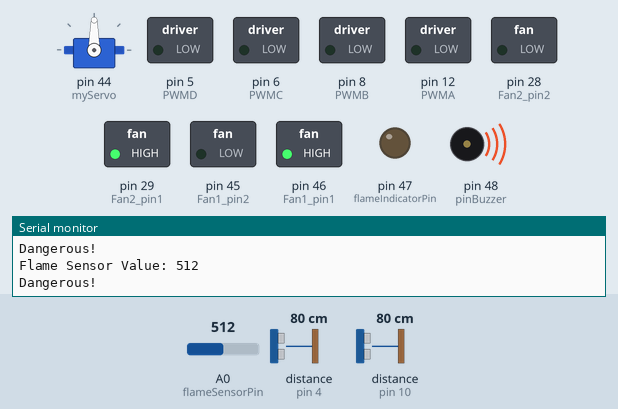
Simulated run of this sketch. Board: Arduino Mega 2560, built with avr-gcc and run on an emulated ATmega2560. On the bench: servo, switched loads named in the sketch (green lamp = pin HIGH), output pins drawn as LEDs (lit = HIGH), buzzer (waves = sounding, pin HIGH), the last lines printed to the serial monitor. Dashed ring = blinking. The inputs (shaded band) are chosen by the test bench; at power-on: A0 (flameSensorPin) = 512, distance to the obstacle (sensors on pin 4, pin 10) 80 cm. The echo pulse lasts 58.3 µs per cm; random numbers use the default seed unless the sketch sets one; pins used as bus, display or sensor lines are not drawn.

Above: at 2.8 s.
2.9 s: A0 (flameSensorPin) set to 889
4.4 s: A0 (flameSensorPin) set to 912
At 5.4 s:
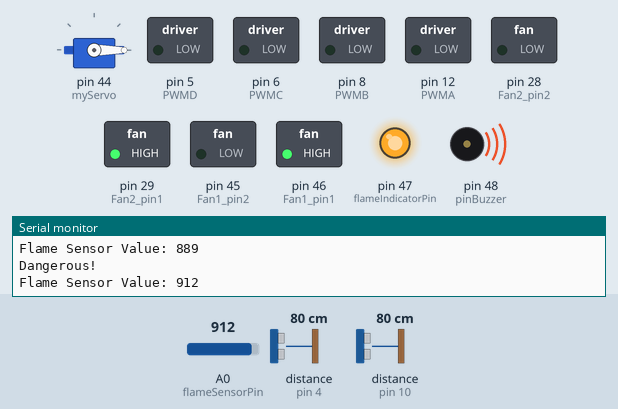
At 6.11 s:
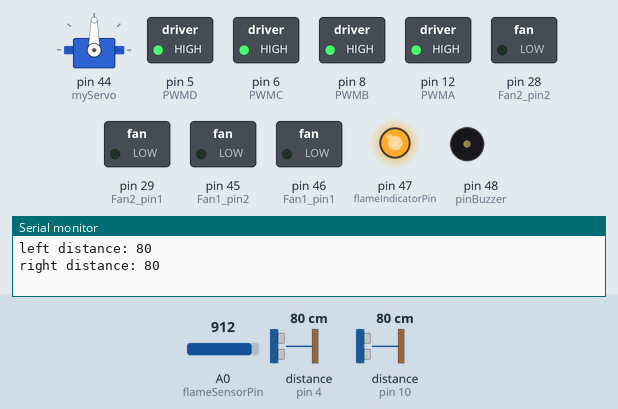
Timing chart, 0 to 14.6 s (numbered marks = the images above; inputs shaded):
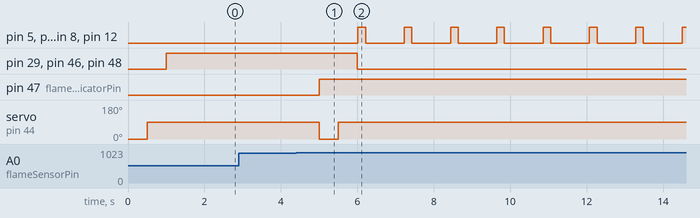

Measured:
- the behaviour switches between 899 and 900 on A0 (flameSensorPin) (found by bisection; images 0 and 1)
- after the input at 4.4 s, pin 5 (PWMD), pin 6 (PWMC): alternates HIGH for 0.20 s and LOW for 1.0 s, starting after 1.6 s

The sketch:

ALL.ino
```cpp
#include <Arduino.h>
#include <Servo.h>
Servo myServo;
// Define motor pins
#define PWMA 12    //Motor A PWM
#define DIRA1 34
#define DIRA2 35  //Motor A Direction
#define PWMB 8    //Motor B PWM
#define DIRB1 37
#define DIRB2 36  //Motor B Direction
#define PWMC 6   //Motor C PWM
#define DIRC1 43
#define DIRC2 42  //Motor C Direction
#define PWMD 5    //Motor D PWM
#define DIRD1 A4  //26
#define DIRD2 A5  //27  //Motor D Direction

const int flameSensorPin = A0; // Analog pin connected to the Flame Sensor module
const int flameIndicatorPin = 47; // Digital pin connected to the LED (optional)

int pinBuzzer = 48;

int Fan1_pin1 = 46; //PL3
int Fan1_pin2 = 45; //PL4
int Fan2_pin1 = 29; // PH3 黄色
int Fan2_pin2 = 28; //PH4 红色

#define MOTORA_FORWARD(pwm)    do{digitalWrite(DIRA1,LOW); digitalWrite(DIRA2,HIGH);analogWrite(PWMA,pwm);}while(0)
#define MOTORA_STOP(x)         do{digitalWrite(DIRA1,LOW); digitalWrite(DIRA2,LOW); analogWrite(PWMA,0);}while(0)
#define MOTORA_BACKOFF(pwm)    do{digitalWrite(DIRA1,HIGH);digitalWrite(DIRA2,LOW); analogWrite(PWMA,pwm);}while(0)

#define MOTORB_FORWARD(pwm)    do{digitalWrite(DIRB1,LOW); digitalWrite(DIRB2,HIGH);analogWrite(PWMB,pwm);}while(0)
#define MOTORB_STOP(x)         do{digitalWrite(DIRB1,LOW); digitalWrite(DIRB2,LOW); analogWrite(PWMB,0);}while(0)
#define MOTORB_BACKOFF(pwm)    do{digitalWrite(DIRB1,HIGH);digitalWrite(DIRB2,LOW); analogWrite(PWMB,pwm);}while(0)

#define MOTORC_FORWARD(pwm)    do{digitalWrite(DIRC1,LOW); digitalWrite(DIRC2,HIGH);analogWrite(PWMC,pwm);}while(0)
#define MOTORC_STOP(x)         do{digitalWrite(DIRC1,LOW); digitalWrite(DIRC2,LOW); analogWrite(PWMC,0);}while(0)
#define MOTORC_BACKOFF(pwm)    do{digitalWrite(DIRC1,HIGH);digitalWrite(DIRC2,LOW); analogWrite(PWMC,pwm);}while(0)

#define MOTORD_FORWARD(pwm)    do{digitalWrite(DIRD1,LOW); digitalWrite(DIRD2,HIGH);analogWrite(PWMD,pwm);}while(0)
#define MOTORD_STOP(x)         do{digitalWrite(DIRD1,LOW); digitalWrite(DIRD2,LOW); analogWrite(PWMD,0);}while(0)
#define MOTORD_BACKOFF(pwm)    do{digitalWrite(DIRD1,HIGH);digitalWrite(DIRD2,LOW); analogWrite(PWMD,pwm);}while(0)

#define SERIAL  Serial

//PWM Definition
#define MAX_PWM   2000
#define MIN_PWM   300

int Motor_PWM = 19000;


//    ↑A-----B↑
//     |  ↑  |
//     |  |  |
//    ↑C-----D↑
void BACK()
{
  MOTORA_BACKOFF(Motor_PWM);
  MOTORB_FORWARD(Motor_PWM);
  MOTORC_BACKOFF(Motor_PWM);
  MOTORD_FORWARD(Motor_PWM);
}

//    ↓A-----B↓
//     |  |  |
//     |  ↓  |
//    ↓C-----D↓
void ADVANCE()
{
  MOTORA_FORWARD(Motor_PWM);
  MOTORB_BACKOFF(Motor_PWM);
  MOTORC_FORWARD(Motor_PWM);
  MOTORD_BACKOFF(Motor_PWM);
}

//    =A-----B↑
//     |   ↖ |
//     | ↖   |
//    ↑C-----D=
void LEFT_1() // 右后
{
  MOTORA_STOP(Motor_PWM);
  MOTORB_FORWARD(Motor_PWM);
  MOTORC_BACKOFF(Motor_PWM);
  MOTORD_STOP(Motor_PWM);
}

//    ↓A-----B↑
//     |  ←  |
//     |  ←  |
//    ↑C-----D↓
void RIGHT_2()
{
  MOTORA_FORWARD(1900);
  MOTORB_FORWARD(1900);
  MOTORC_BACKOFF(1900);
  MOTORD_BACKOFF(1900);
}
//    ↓A-----B=
//     | ↙   |
//     |   ↙ |
//    =C-----D↓
void LEFT_3()
{
  MOTORA_FORWARD(Motor_PWM);
  MOTORB_STOP(Motor_PWM);
  MOTORC_STOP(Motor_PWM);
  MOTORD_BACKOFF(Motor_PWM);
}
//    ↑A-----B=
//     | ↗   |
//     |   ↗ |
//    =C-----D↑
void RIGHT_1()
{
  MOTORA_BACKOFF(Motor_PWM);
  MOTORB_STOP(Motor_PWM);
  MOTORC_STOP(Motor_PWM);
  MOTORD_FORWARD(Motor_PWM);
}
//    ↑A-----B↓
//     |  →  |
//     |  →  |
//    ↓C-----D↑
void LEFT_2()
{
  MOTORA_BACKOFF(1900);
  MOTORB_BACKOFF(1900);
  MOTORC_FORWARD(1900);
  MOTORD_FORWARD(1900);
}
//    =A-----B↓
//     |   ↘ |
//     | ↘   |
//    ↓C-----D=
void RIGHT_3()
{
  MOTORA_STOP(Motor_PWM);
  MOTORB_BACKOFF(Motor_PWM);
  MOTORC_FORWARD(Motor_PWM);
  MOTORD_STOP(Motor_PWM);
}

//    ↑A-----B↓
//     | ↗ ↘ |
//     | ↖ ↙ |
//    ↑C-----D↓
void rotate_1()  //tate_1(uint8_t pwm_A,uint8_t pwm_B,uint8_t pwm_C,uint8_t pwm_D)
{
  MOTORA_BACKOFF(Motor_PWM);
  MOTORB_BACKOFF(Motor_PWM);
  MOTORC_BACKOFF(Motor_PWM);
  MOTORD_BACKOFF(Motor_PWM);
}

//    ↓A-----B↑
//     | ↙ ↖ |
//     | ↘ ↗ |
//    ↓C-----D↑
void rotate_2()  // rotate_2(uint8_t pwm_A,uint8_t pwm_B,uint8_t pwm_C,uint8_t pwm_D)
{
  MOTORA_FORWARD(Motor_PWM);
  MOTORB_FORWARD(Motor_PWM);
  MOTORC_FORWARD(Motor_PWM);
  MOTORD_FORWARD(Motor_PWM);
}
//    =A-----B=
//     |  =  |
//     |  =  |
//    =C-----D=
void STOP()
{
  MOTORA_STOP(Motor_PWM);
  MOTORB_STOP(Motor_PWM);
  MOTORC_STOP(Motor_PWM);
  MOTORD_STOP(Motor_PWM);
}


#define echoPin_L 10
#define echoPin_R 4
#define trigPin_L 11
#define trigPin_R 13
#define obst_thresh 20
long distance_cm_L, distance_cm_R;
int range = 150;


long measure_distance_L()
{
  long duration_L;
  long distance_cm_L;

  digitalWrite(trigPin_L, LOW);
  delayMicroseconds(2);
  digitalWrite(trigPin_L, HIGH);
  delayMicroseconds(10);
  digitalWrite(trigPin_L, LOW);
  duration_L = pulseIn(echoPin_L, HIGH);

  distance_cm_L = (duration_L / 2.0) / 29.1;

  return distance_cm_L;

}

long measure_distance_R()
{
  long duration_R;
  long distance_cm_R;

  digitalWrite(trigPin_R, LOW);
  delayMicroseconds(2);
  digitalWrite(trigPin_R, HIGH);
  delayMicroseconds(10);
  digitalWrite(trigPin_R, LOW);
  duration_R = pulseIn(echoPin_R, HIGH);

  distance_cm_R = (duration_R / 2.0) / 29.1;

  return distance_cm_R;

}

void walk()
{
  long distance_cm_L, distance_cm_R;
  unsigned long last_turn;
  int time_thresh = 3000; //max time moving in a straight line
  distance_cm_L = measure_distance_L();
  distance_cm_R = measure_distance_R();
  Serial.print("left distance: ");
  Serial.println(distance_cm_L);
  Serial.print("right distance: ");
  Serial.println(distance_cm_R);
  Serial.println(' ');
  //check if obstacle
  if ((distance_cm_L <= obst_thresh) or (distance_cm_R <= obst_thresh))
  {
    int num = random(3900);
    int dir = random(0, 2);
    Serial.println(dir);
    STOP();
    if (dir == 1){
      rotate_2();
      delay(num);
    }
    else if (dir==0){
      rotate_1();
      delay(num);
    }

    last_turn = millis();//reset time since last turn

  }
  else{
    ADVANCE();
    delay(200);
  }
  STOP();
  delay(1000);
}

int detectFire()
{
  int flameValue = analogRead(flameSensorPin); // Read the analog value from the Flame Sensor

  // Display the flame sensor value on the Serial Monitor
  Serial.print("Flame Sensor Value: ");
  Serial.println(flameValue);

  // Set a threshold value for flame detection (adjust according to your environment)
  int threshold = 900;

  if (flameValue < threshold) {
    // Flame detected! Add your desired action here.
    // For example, turn on an LED as a visual indication of the flame.
    digitalWrite(flameIndicatorPin, LOW);
    return 1;
  } else {
    // No flame detected, turn off the LED (optional)
    digitalWrite(flameIndicatorPin, HIGH);
    return 0;
  }

}

void buzzerON()
{
   digitalWrite(pinBuzzer,HIGH);
}

void buzzerOFF()
{
   digitalWrite(pinBuzzer,LOW);
}

void fanON() {
  digitalWrite(Fan1_pin1,HIGH);
  digitalWrite(Fan1_pin2,LOW);
  digitalWrite(Fan2_pin1,HIGH);
  digitalWrite(Fan2_pin2,LOW);

}

void fanOFF() {
  digitalWrite(Fan1_pin1,LOW);
  digitalWrite(Fan1_pin2,LOW);
  digitalWrite(Fan2_pin1,LOW);
  digitalWrite(Fan2_pin2,LOW);

}

void water() {
  myServo.write(0); // Press down
  delay(500);
  myServo.write(90); // Move away from the button
  delay(500);
}


void setup() {
  // put your setup code here, to run once:
  SERIAL.begin(115200); // USB serial setup
  SERIAL.println("Start");
  STOP(); // Stop the robot
  //setup ultrasonic sensors
  pinMode(echoPin_L, INPUT);
  pinMode(echoPin_R, INPUT);
  pinMode(trigPin_L, OUTPUT);
  pinMode(trigPin_R, OUTPUT);

  pinMode(flameSensorPin, INPUT); // Set the Flame Sensor pin as INPUT
  pinMode(flameIndicatorPin, OUTPUT); // Set the LED pin as OUTPUT (optional)

  pinMode(pinBuzzer, OUTPUT); //设置pinBuzzer脚为输出状态

  pinMode(Fan1_pin1,OUTPUT);
  pinMode(Fan1_pin2,OUTPUT);
  pinMode(Fan2_pin1,OUTPUT);
  pinMode(Fan2_pin2,OUTPUT);

  myServo.attach(44);
}

void loop() {
  // put your main code here, to run repeatedly:
  int fire=detectFire();
  if (fire == 1){
    water();
    while (fire==1){
      Serial.println("Dangerous!");
      buzzerON();
      fanON();
      delay(1000);
      fire=detectFire();
    }
    water();
  }
  else if (fire == 0){
    Serial.println("Safe");
    buzzerOFF();
    fanOFF();
    walk();

  }


}
```
